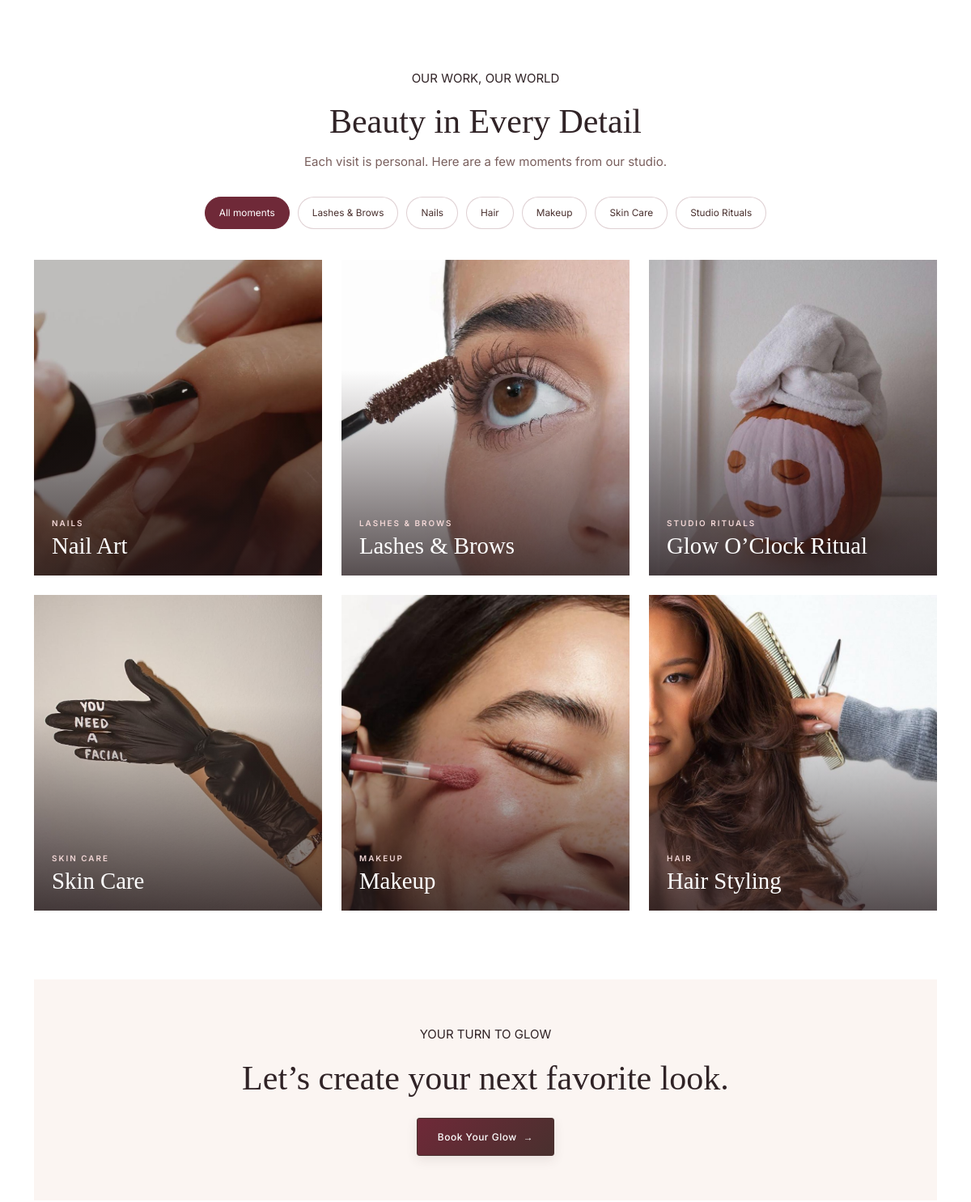
The app's page /gallery/ (middle part), older data.
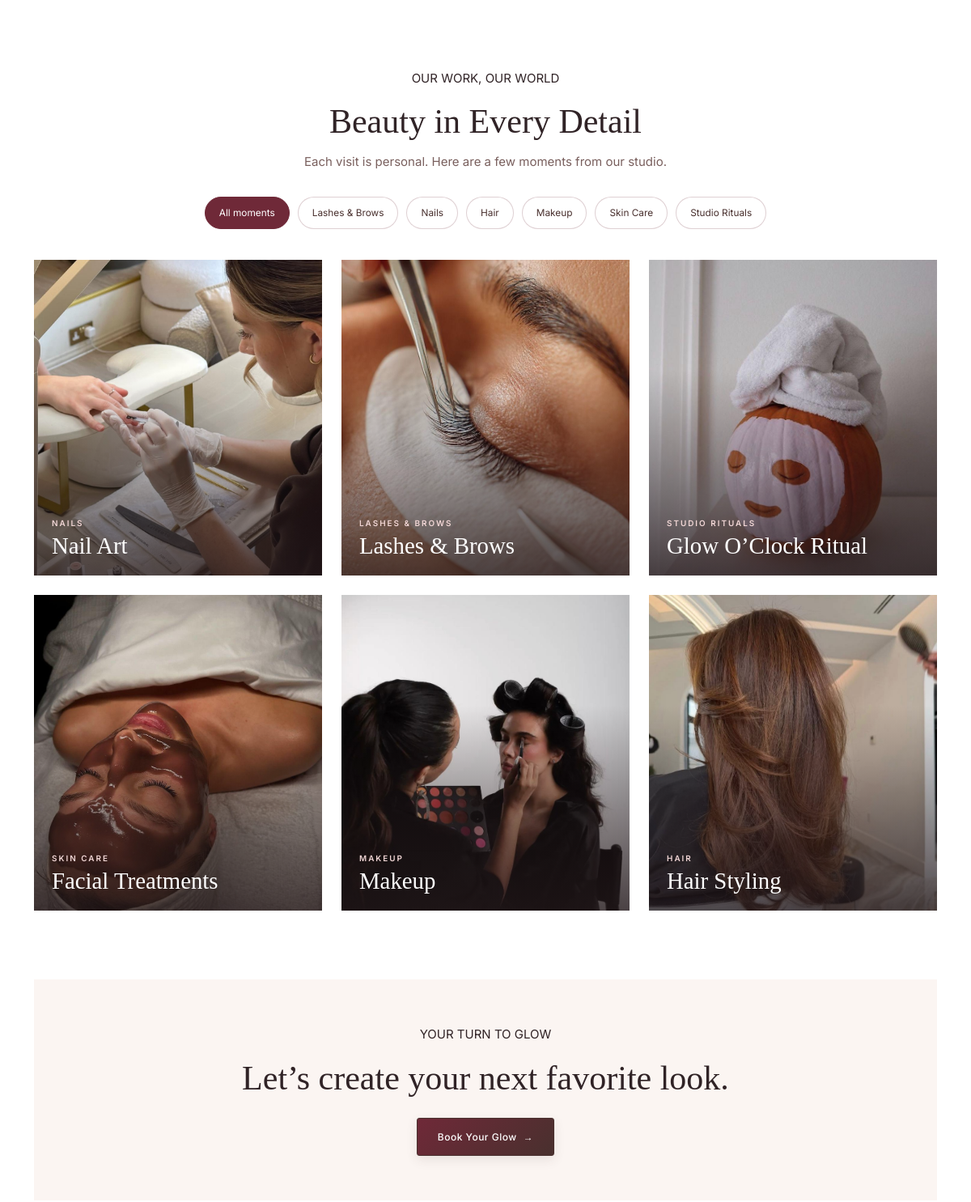
The same page, newer data.
### aplikacion/models.py (models this page shows, shortened)
class GalleryPost(models.Model):
    class Category(models.TextChoices):
        LASHES_BROWS = "lashes_brows", "Lashes & Brows"
        NAILS = "nails", "Nails"
        HAIR = "hair", "Hair"
        MAKEUP = "makeup", "Makeup"
        SKINCARE = "skincare", "Skin Care"
        STUDIO = "studio", "Studio Rituals"
    title = models.CharField(max_length=140)
    category = models.CharField(max_length=20, choices=Category.choices)
    caption = models.TextField(blank=True)
    image = models.ImageField(upload_to="gallery/", blank=True, null=True)
    image_path = models.CharField(max_length=255, blank=True)
    is_featured = models.BooleanField(default=False)
    is_published = models.BooleanField(default=True)
    created_at = models.DateTimeField(auto_now_add=True)
    class Meta:
        ordering = ["-is_featured", "-created_at", "-pk"]
        verbose_name = "Gallery publication"
        verbose_name_plural = "Gallery publications"

### aplikacion/views.py (the view)
# urls.py: path('gallery/', views.gallery, name='gallery'),
def gallery(request):
    posts = GalleryPost.objects.filter(is_published=True)
    return render(request, 'gallery.html', {
        'gallery_posts': posts,
        'gallery_categories': GalleryPost.Category.choices,
    })

### aplikacion/templates/gallery.html (shortened to what this page needs)
{% extends 'index.html' %}
{% load static %}
{% block content %}
<section class="gallery-section section-padding">
    <div class="container">
        <div class="gallery-intro text-center">
            <p class="section-label">OUR WORK, OUR WORLD</p>
            <h2>Beauty in Every Detail</h2>
            <p>Each visit is personal. Here are a few moments from our studio.</p>
        </div>
        <div class="gallery-filters" role="group" aria-label="Filter gallery by category">
            <button class="gallery-filter is-active" type="button" data-filter="all" aria-pressed="true">All moments</button>
            {% for value, label in gallery_categories %}
            <button class="gallery-filter" type="button" data-filter="{{ value }}" aria-pressed="false">{{ label }}</button>
            {% endfor %}
        </div>
        <div class="row g-4 gallery-grid">
            {% for post in gallery_posts %}
            <div class="col-sm-6 col-lg-4 gallery-item" data-category="{{ post.category }}">
                <button class="gallery-card{% if post.is_featured %} is-featured{% endif %}" type="button"
                        data-bs-toggle="modal" data-bs-target="#galleryLightbox"
                        data-title="{{ post.title }}" data-caption="{{ post.caption }}"
                        {% if post.image %}data-image="{{ post.image.url }}"{% elif post.image_path %}data-image="{% static post.image_path %}"{% endif %}
                        aria-label="View {{ post.title }}">
                    <span class="gallery-card-image">
                        {% if post.image %}
                        <img src="{{ post.image.url }}" alt="{{ post.title }}" loading="lazy">
                        {% elif post.image_path %}
                        <img src="{% static post.image_path %}" alt="{{ post.title }}" loading="lazy">
                        {% endif %}
                    </span>
                    <span class="gallery-card-shade"></span>
                    <span class="gallery-card-copy">
                        <span class="gallery-card-category">{{ post.get_category_display }}</span>
                        <span class="gallery-card-title">{{ post.title }}</span>
                    </span>
                </button>
            </div>
            {% endfor %}
        </div>
        <div class="gallery-booking text-center">
            <p class="section-label">YOUR TURN TO GLOW</p>
            <h2>Let’s create your next favorite look.</h2>
            <a href="{% url 'appointment' %}#booking-form" class="btn btn-main">Book Your Glow <span aria-hidden="true">→</span></a>
        </div>
    </div>
</section>
{% endblock %}

### aplikacion/templates/index.html (shortened to what this page needs)
<!DOCTYPE html>
{% load static %}
<html lang="en">
<head>
    <link
        href="https://cdn.jsdelivr.net/npm/bootstrap@5.3.8/dist/css/bootstrap.min.css"
        rel="stylesheet">
    <link
        rel="stylesheet"
        href="https://cdnjs.cloudflare.com/ajax/libs/font-awesome/7.3.1/css/all.min.css">
    <link rel="stylesheet" href="{% static 'css/style.css' %}?v=8">
</head>
<body>
    {% block content %}
    {% endblock %}
</body>
</html>

### aplikacion/templates/navbar.html (shortened to what this page needs)
{% load static %}

### aplikacion/templates/footer.html (shortened to what this page needs)
{% load static %}

### aplikacion/static/css/style.css (style rules this page uses)
:root { --color-primary-brand-1: #F5EAE5; --color-primary-brand-2: #6F2938; --color-primary-light-1: #FFFFFF; --color-primary-light-2: #FBF5F2; --color-primary-light-3: #E6CFC8; --color-primary-dark-1: #302326; --color-primary-dark-2: #49302E; --color-primary-dark-3: #B77D83; --color-accent: #A96370; --font-title: "Cormorant Garamond", serif; --font-text: "Inter", sans-serif; --transition: all 0.3s ease; --shadow-soft: 0 8px 25px rgba(73, 48, 46, 0.08); --shadow-hover: 0 12px 30px rgba(73, 48, 46, 0.15); --border-soft: 1px solid rgba(111, 41, 56, 0.14); }
* { margin: 0; padding: 0; box-sizing: border-box; }
html { scroll-behavior: smooth; scroll-padding-top: 90px; }
body { font-size: 15px; line-height: 1.7; font-family: var(--font-text); color: var(--color-primary-dark-1); background-color: var(--color-primary-brand-1); overflow-x: hidden; -webkit-font-smoothing: antialiased; }
h1, h2, h3, h4, h5, h6 { font-family: var(--font-title); color: var(--color-primary-dark-1); font-weight: 500; line-height: 1.2; }
h2 { font-size: clamp(2.1rem, 3.5vw, 3.3rem); }
p { margin-bottom: 1rem; }
a { color: inherit; text-decoration: none; transition: var(--transition); }
img { display: block; max-width: 100%; }
button, input, textarea, select { font: inherit; }
section { padding: 85px 0; }
.book-button, .btn-book, .btn-main, .btn-product { display: inline-flex; align-items: center; justify-content: center; gap: 8px; min-height: 47px; padding: 13px 25px; background: linear-gradient(135deg, #6F2938, #49302E); color: var(--color-primary-light-1) !important; border: 1px solid var(--color-primary-dark-2); border-radius: 3px; font-family: var(--font-text); font-size: 0.75rem; font-weight: 500; letter-spacing: 0.5px; text-align: center; cursor: pointer; box-shadow: 0 5px 14px rgba(73, 48, 46, 0.10); transition: var(--transition); }
.gallery-section { background: #fff; }
.gallery-intro { max-width: 690px; margin: 0 auto 30px; }
.gallery-intro h2, .gallery-booking h2 { margin-bottom: 12px; }
.gallery-intro > p:last-child { color: #795F5D; }
.gallery-filters { display: flex; flex-wrap: wrap; justify-content: center; gap: 10px; margin: 0 auto 38px; }
.gallery-filter { padding: 9px 17px; border: 1px solid rgba(111, 41, 56, 0.22); border-radius: 30px; background: #fff; color: var(--color-primary-dark-2); font-size: 0.74rem; transition: var(--transition); }
.gallery-filter:hover, .gallery-filter:focus-visible, .gallery-filter.is-active { border-color: var(--color-primary-brand-2); background: var(--color-primary-brand-2); color: #fff; }
.gallery-card { position: relative; display: block; width: 100%; height: 390px; overflow: hidden; padding: 0; border: 0; background: var(--color-primary-brand-1); text-align: left; cursor: zoom-in; }
.gallery-card.is-featured { height: 390px; }
.gallery-card-image, .gallery-card-image img, .gallery-card-shade { position: absolute; inset: 0; width: 100%; height: 100%; }
.gallery-card-image img { object-fit: cover; transition: transform 0.65s ease; }
.gallery-card-shade { background: linear-gradient(180deg, transparent 35%, rgba(35, 24, 26, 0.76) 100%); transition: background 0.3s ease; }
.gallery-card-copy { position: absolute; right: 22px; bottom: 20px; left: 22px; display: flex; flex-direction: column; color: #fff; }
.gallery-card-category { margin-bottom: 5px; color: #F1D6D5; font-size: 0.62rem; font-weight: 600; letter-spacing: 2px; text-transform: uppercase; }
.gallery-card-title { font-family: var(--font-title); font-size: 1.8rem; line-height: 1.1; }
.gallery-booking { margin-top: 85px; padding: 55px 25px; background: #FBF5F2; }
.gallery-booking h2 { margin-bottom: 24px; }

Row changes from the older to the newer data that the page shows:
changed GalleryPost "Nail Art": image: picture added; image_path: picture removed
changed GalleryPost "Lashes & Brows": image: picture added; image_path: picture removed
changed GalleryPost "SKIN CARE": image: picture added; title "Skin Care" → "Facial Treatments"; image_path: picture removed
changed GalleryPost "Makeup": image: picture added; image_path: picture removed
changed GalleryPost "Hair Styling": image: picture added; image_path: picture removed
